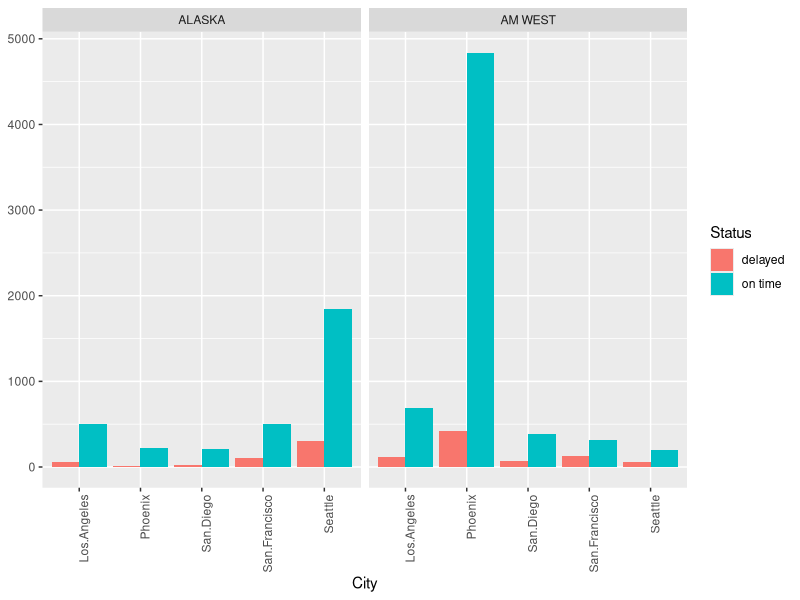
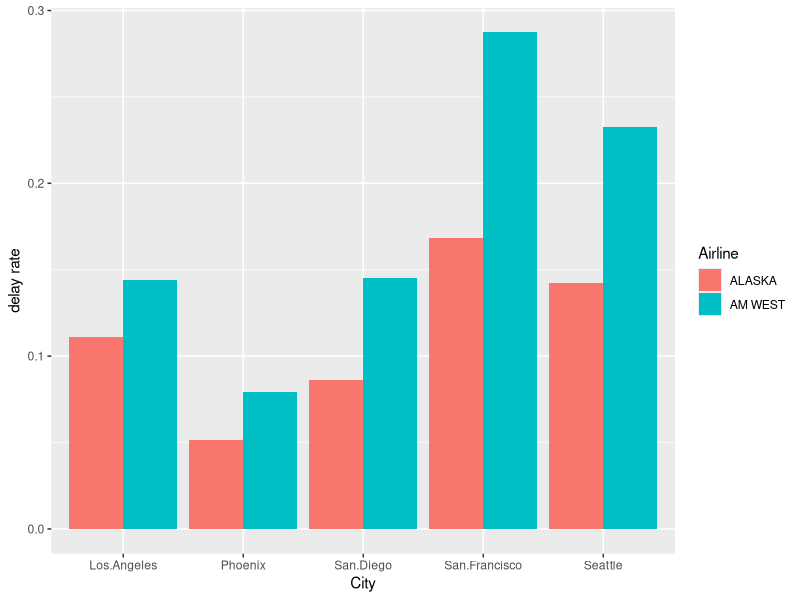

These figures' R source, in order:
## ---- chunk 1
library(dplyr)
library(tidyr)
library(ggplot2)
library(zoo)
flights_mess <- read.csv('flights.csv')
flights_mess
## ---- chunk 2
flights <- gather(flights_mess, "City", "n", 3:7)

flights
## ---- chunk 3
flights <- flights %>%
  filter(!is.na(n)) %>%
  rename(Airline = X, Status = X.1)
flights
## ---- chunk 4
flights[flights$Airline=="","Airline"] <- NA
flights <- flights %>%
  do(na.locf(.))
flights
## ---- chunk 5

f <- ggplot(flights, aes(x = City,y = n))
f + geom_bar(stat = "sum", position="dodge", aes(fill = Status)) +
  guides(colour = "colorbar",size = "none") +
  facet_grid(. ~ Airline) +
  theme(axis.title.y = element_blank(),
        axis.text.x = element_text(angle = 90, hjust = 1))
  
## ---- chunk 6
flights <- flights %>%
  spread(Status,n) %>%
  mutate(total = delayed + `on time`, `delay rate` = delayed / total)

flights
## ---- chunk 7
delays <- ggplot(flights,aes(x = City, y = `delay rate`))
delays + geom_bar(stat = "identity", position="dodge", aes(fill = Airline))
